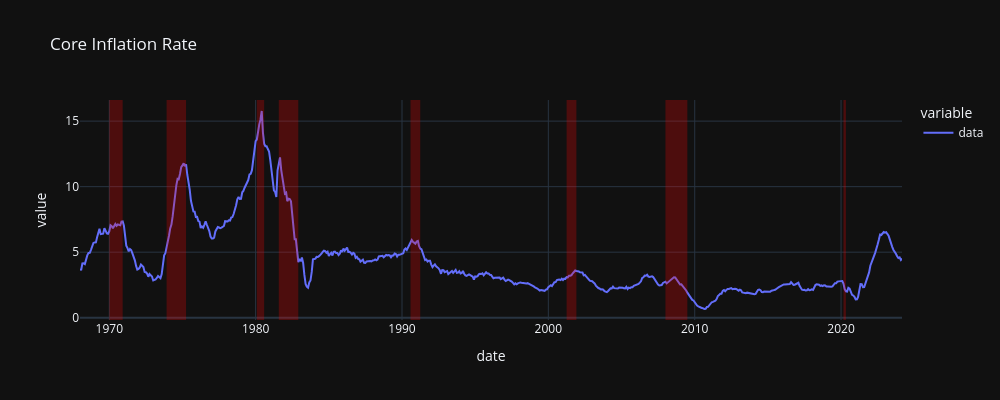

Write notebook code for a chart like this one.
### Code cell
"""
Consumer Price index without food and energy (CORESTICKM159SFRBATL) aka Core Inflation Rate
"""

plot_data("CORESTICKM159SFRBATL", "Core Inflation Rate", years=70)

### Figure 1 — Plotly figure (JSON) as saved in the notebook; plotly's stock layout.template omitted (floating-point values rounded to 4 significant figures; data arrays with more than 128 entries replaced by an {"elided": "..."} marker saying what was removed)
{"data": [{"hovertemplate": "variable=data<br>date=%{x|%B %d, %Y}<br>value=%{y}<extra></extra>", "legendgroup": "data", "line": {"color": "#636efa", "dash": "solid"}, "marker": {"symbol": "circle"}, "mode": "lines", "name": "data", "orientation": "v", "showlegend": true, "type": "scatter", "x": {"elided": "675 str values"}, "xaxis": "x", "y": {"elided": "675 float values"}, "yaxis": "y"}], "layout": {"height": 400, "legend": {"title": {"text": "variable"}, "tracegroupgap": 0}, "shapes": [{"fillcolor": "red", "line": {"width": 0}, "opacity": 0.25, "type": "rect", "x0": "1970-01-01", "x1": "1970-12-01", "xref": "x", "y0": 0, "y1": 1, "yref": "y domain"}, {"fillcolor": "red", "line": {"width": 0}, "opacity": 0.25, "type": "rect", "x0": "1973-12-01", "x1": "1975-04-01", "xref": "x", "y0": 0, "y1": 1, "yref": "y domain"}, {"fillcolor": "red", "line": {"width": 0}, "opacity": 0.25, "type": "rect", "x0": "1980-02-01", "x1": "1980-08-01", "xref": "x", "y0": 0, "y1": 1, "yref": "y domain"}, {"fillcolor": "red", "line": {"width": 0}, "opacity": 0.25, "type": "rect", "x0": "1981-08-01", "x1": "1982-12-01", "xref": "x", "y0": 0, "y1": 1, "yref": "y domain"}, {"fillcolor": "red", "line": {"width": 0}, "opacity": 0.25, "type": "rect", "x0": "1990-08-01", "x1": "1991-04-01", "xref": "x", "y0": 0, "y1": 1, "yref": "y domain"}, {"fillcolor": "red", "line": {"width": 0}, "opacity": 0.25, "type": "rect", "x0": "2001-04-01", "x1": "2001-12-01", "xref": "x", "y0": 0, "y1": 1, "yref": "y domain"}, {"fillcolor": "red", "line": {"width": 0}, "opacity": 0.25, "type": "rect", "x0": "2008-01-01", "x1": "2009-07-01", "xref": "x", "y0": 0, "y1": 1, "yref": "y domain"}, {"fillcolor": "red", "line": {"width": 0}, "opacity": 0.25, "type": "rect", "x0": "2020-03-01", "x1": "2020-05-01", "xref": "x", "y0": 0, "y1": 1, "yref": "y domain"}], "title": {"text": "Core Inflation Rate"}, "width": 1000, "xaxis": {"anchor": "y", "domain": [0, 1], "title": {"text": "date"}}, "yaxis": {"anchor": "x", "domain": [0, 1], "title": {"text": "value"}}}}
